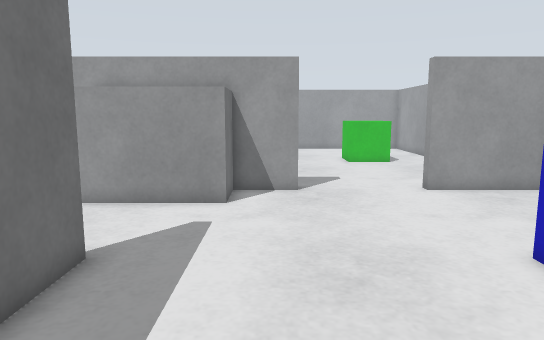
view 1 (above)

24 first-person views from a walk through a robot-simulator world made for Gazebo. The camera is 0.57 m above the floor, tilts 8° down and sees 70° across. The floor is counted in squares, 0.2 m on a side. Each view is taken from the middle of a square. On the plan, view 1 faces up. The plan holds only what a view shows up to about 20 squares ahead; the rest is blank. The place goes on beyond the plan.

view 2
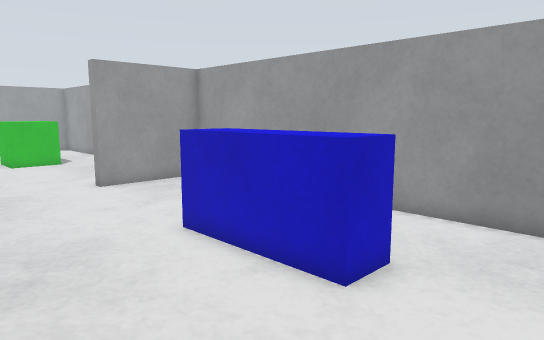

view 3
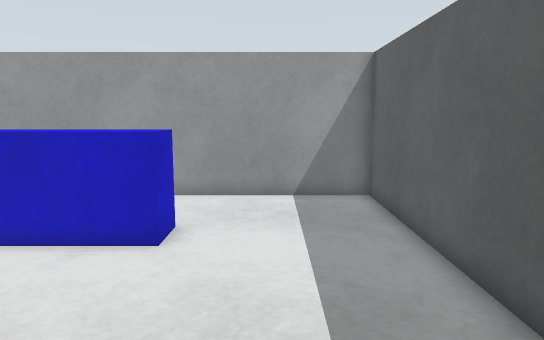

view 4
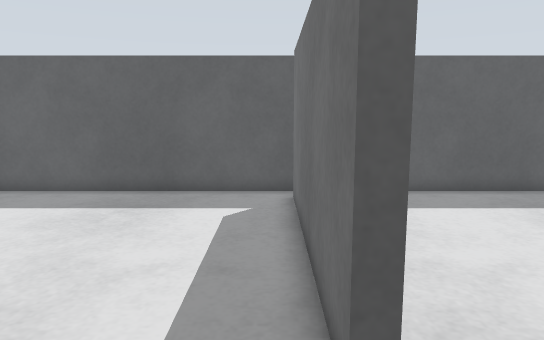

view 5
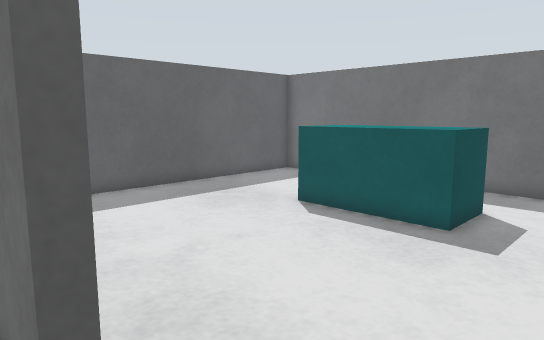

view 6
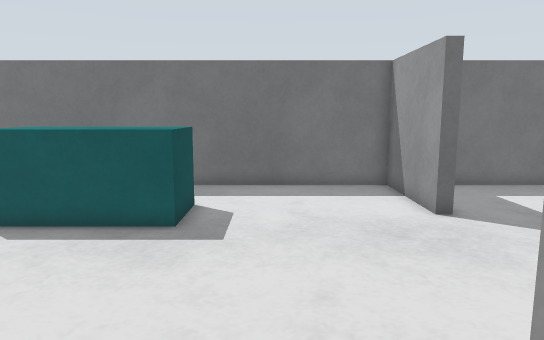

view 7
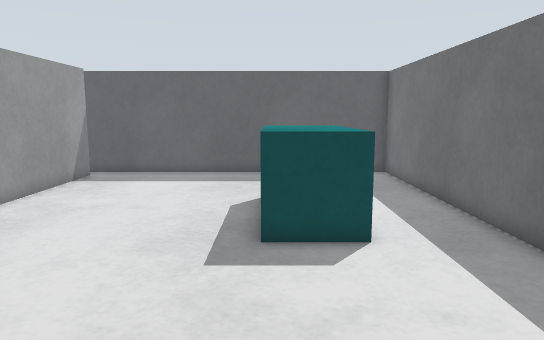

view 8
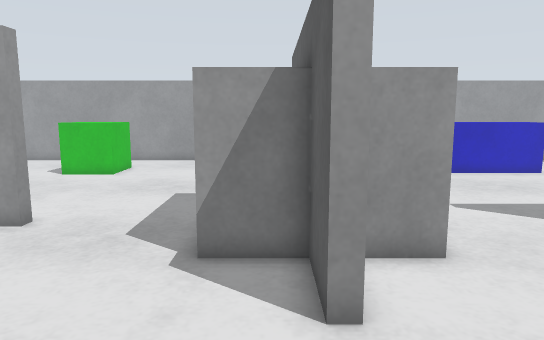

view 9
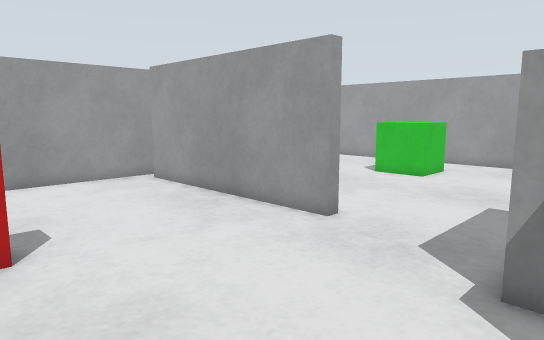

view 10
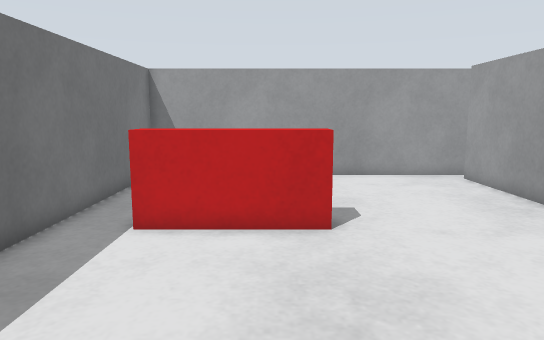

view 11
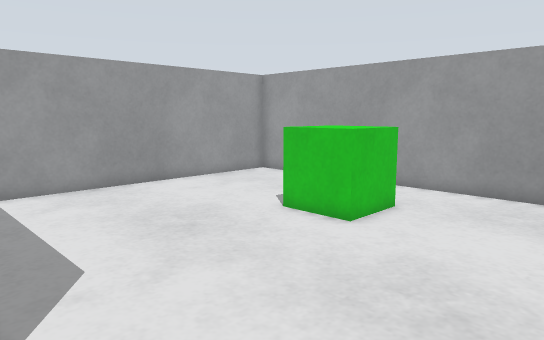

view 12
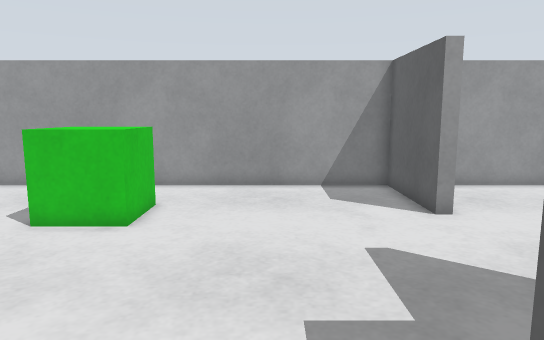

view 13
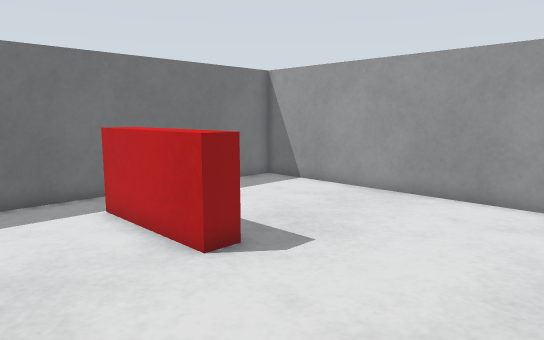

view 14
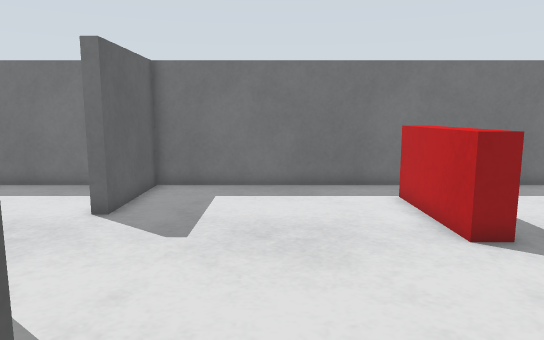

view 15
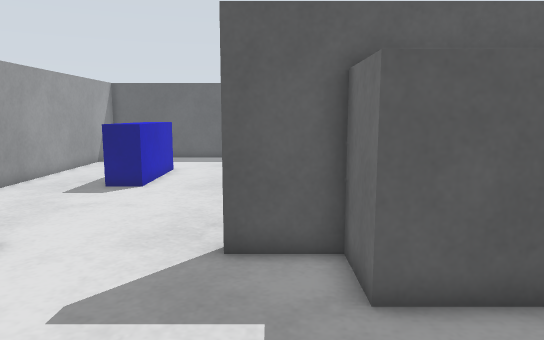

view 16
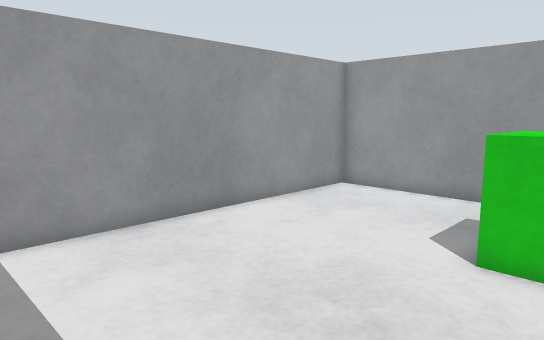

view 17
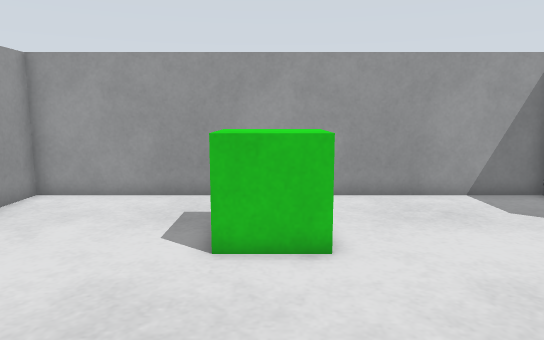

view 18
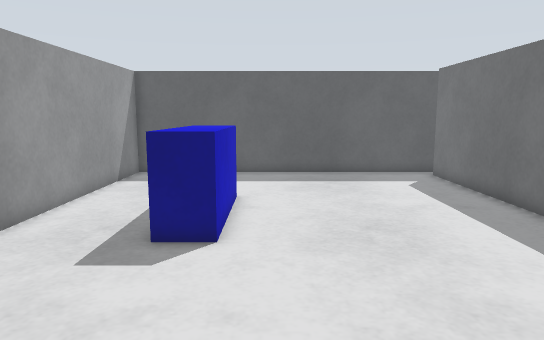

view 19
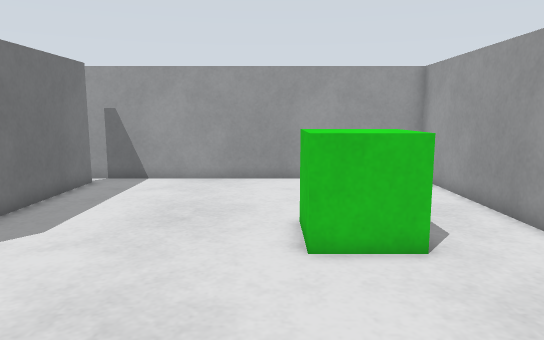

view 20
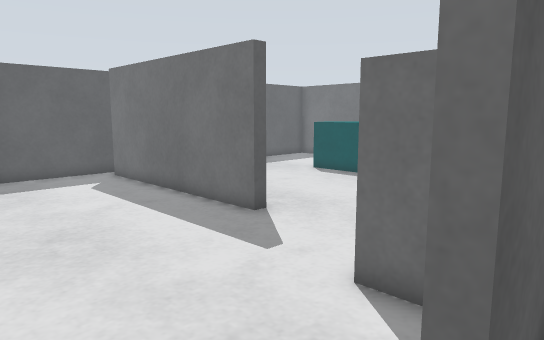

view 21
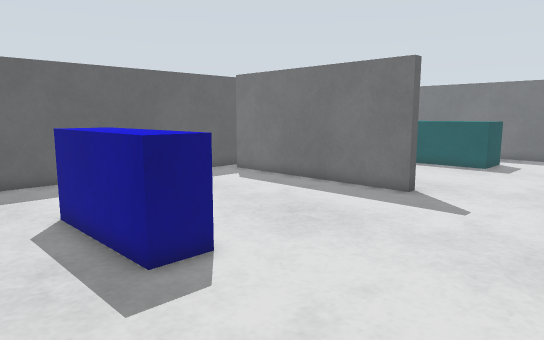

view 22
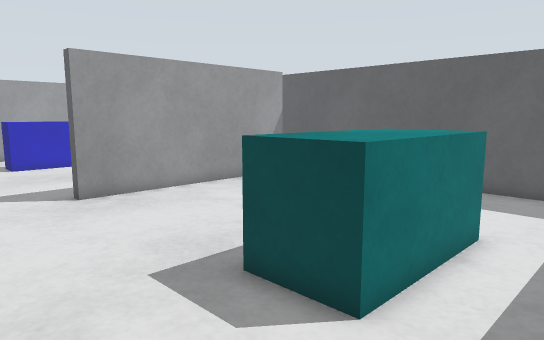

view 23
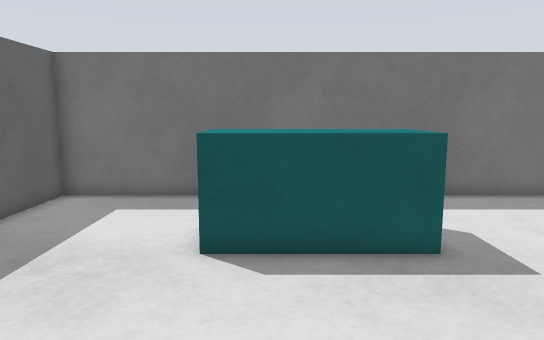

view 24
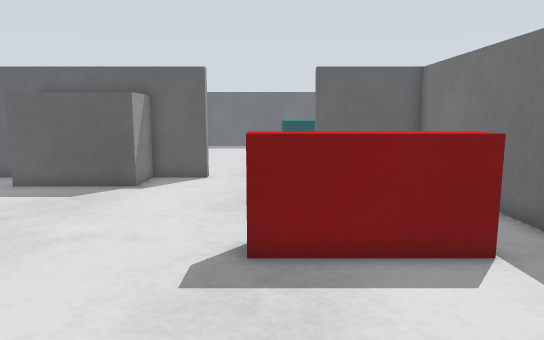

### Floor plan
Key: @ floor where view 1 was taken; # wall or solid block; . floor; = window, fence, low wall or low ledge; B grey box; L blue box; C cyan box; G green box.
Columns run from 19 left of view 1 to 11 right of it. Each row starts with its distance up from view 1.
 34 ###############################
 33 #.............................#
 32 #..............#..............#
 31 #..............#..............#
 30 #..............#..............#
 29 #..............#..............#
 28 #..............#..............#
 27 #..............#..............#
 26 #..............#........GGG...#
 25 #..=====.......#........GGG...#
 24 #..............#........GGG...#
 23 #..............#..............#
 22 #.............................#
 21 #.............................#
 20 #.............................#
 19 #.............................#
 18 #.............................#
 17 #............BBBBB............#
 16 #............B   B............#
 15 #####.....###BBBBB##.....######
 14 #............B   B............#
 13 #............BBBBB............#
 12 #.............................#
 11 #.............................#
 10 #.............................#
  9 #.............................#
  8 #.............................#
  7 #...CCC........#........LLL...#
  6 #...CCC........#........LLL...#
  5 #...CCC........#........LLL...#
  4 #...CCC........#........LLL...#
  3 #...CCC........#........LLL...#
  2 #..............#..............#
  1 #..............#..............#
  0 #..............#...@..........#
 -1 #..............#..............#
 -2 #..............#..............#
 -3 #.............................#
 -4 ###############################

Positions as (right, up) in squares from view 1, and headings:
1: (0, 0), facing up
2: (0, -1), facing up-right
3: (-3, 0), facing right
4: (-3, 11), facing down
5: (-3, 11), facing down-left
6: (-3, 10), facing left
7: (-13, 16), facing down
8: (-14, 16), facing right
9: (-13, 16), facing up-right
10: (-13, 15), facing up
11: (-4, 18), facing up-right
12: (-5, 20), facing right
13: (-5, 20), facing up-left
14: (-3, 20), facing left
15: (0, 23), facing down
16: (-3, 24), facing up-right
17: (-3, 25), facing right
18: (4, 16), facing down
19: (4, 16), facing up
20: (4, 16), facing down-left
21: (10, 14), facing down-left
22: (-18, 12), facing down-right
23: (-5, 4), facing left
24: (-12, 33), facing down
